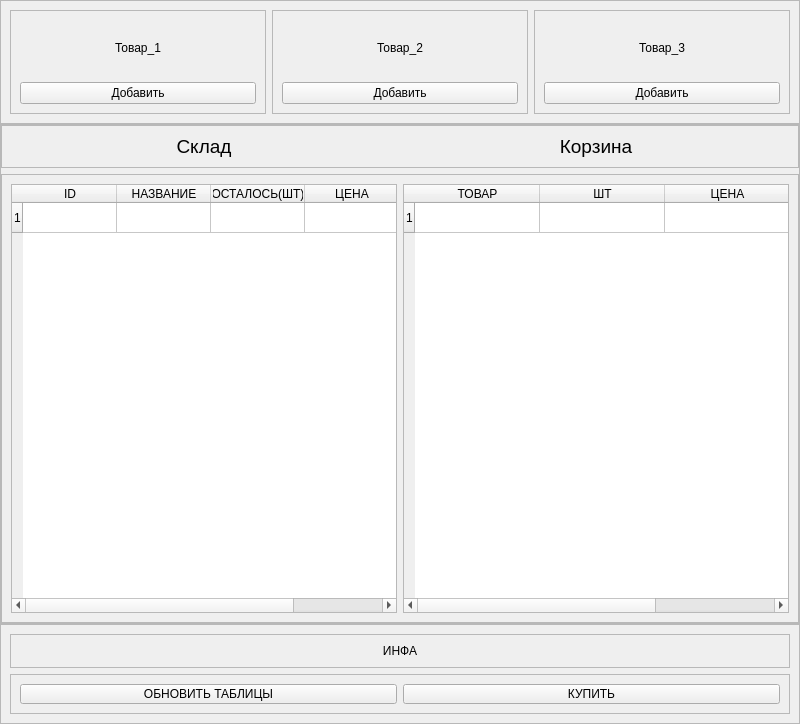
<?xml version="1.0" encoding="UTF-8"?>
<ui version="4.0">
 <class>MainWindow</class>
 <widget class="QMainWindow" name="MainWindow">
  <property name="geometry">
   <rect>
    <x>0</x>
    <y>0</y>
    <width>800</width>
    <height>724</height>
   </rect>
  </property>
  <property name="windowTitle">
   <string>MainWindow</string>
  </property>
  <widget class="QWidget" name="centralwidget">
   <layout class="QVBoxLayout" name="verticalLayout">
    <property name="spacing">
     <number>0</number>
    </property>
    <property name="leftMargin">
     <number>0</number>
    </property>
    <property name="topMargin">
     <number>0</number>
    </property>
    <property name="rightMargin">
     <number>0</number>
    </property>
    <property name="bottomMargin">
     <number>0</number>
    </property>
    <item>
     <widget class="QFrame" name="frame">
      <property name="maximumSize">
       <size>
        <width>16777215</width>
        <height>200</height>
       </size>
      </property>
      <property name="frameShape">
       <enum>QFrame::StyledPanel</enum>
      </property>
      <property name="frameShadow">
       <enum>QFrame::Raised</enum>
      </property>
      <layout class="QHBoxLayout" name="horizontalLayout">
       <item>
        <widget class="QFrame" name="frame_4">
         <property name="frameShape">
          <enum>QFrame::StyledPanel</enum>
         </property>
         <property name="frameShadow">
          <enum>QFrame::Raised</enum>
         </property>
         <layout class="QVBoxLayout" name="verticalLayout_2">
          <item>
           <widget class="QLabel" name="label">
            <property name="text">
             <string>Товар_1</string>
            </property>
            <property name="alignment">
             <set>Qt::AlignCenter</set>
            </property>
           </widget>
          </item>
          <item>
           <widget class="QPushButton" name="pushButton">
            <property name="text">
             <string>Добавить</string>
            </property>
           </widget>
          </item>
         </layout>
        </widget>
       </item>
       <item>
        <widget class="QFrame" name="frame_5">
         <property name="frameShape">
          <enum>QFrame::StyledPanel</enum>
         </property>
         <property name="frameShadow">
          <enum>QFrame::Raised</enum>
         </property>
         <layout class="QVBoxLayout" name="verticalLayout_3">
          <item>
           <widget class="QLabel" name="label_2">
            <property name="text">
             <string>Товар_2</string>
            </property>
            <property name="alignment">
             <set>Qt::AlignCenter</set>
            </property>
           </widget>
          </item>
          <item>
           <widget class="QPushButton" name="pushButton_2">
            <property name="text">
             <string>Добавить</string>
            </property>
           </widget>
          </item>
         </layout>
        </widget>
       </item>
       <item>
        <widget class="QFrame" name="frame_6">
         <property name="frameShape">
          <enum>QFrame::StyledPanel</enum>
         </property>
         <property name="frameShadow">
          <enum>QFrame::Raised</enum>
         </property>
         <layout class="QVBoxLayout" name="verticalLayout_4">
          <item>
           <widget class="QLabel" name="label_3">
            <property name="text">
             <string>Товар_3</string>
            </property>
            <property name="alignment">
             <set>Qt::AlignCenter</set>
            </property>
           </widget>
          </item>
          <item>
           <widget class="QPushButton" name="pushButton_3">
            <property name="text">
             <string>Добавить</string>
            </property>
           </widget>
          </item>
         </layout>
        </widget>
       </item>
      </layout>
     </widget>
    </item>
    <item>
     <widget class="QFrame" name="frame_2">
      <property name="maximumSize">
       <size>
        <width>16777215</width>
        <height>500</height>
       </size>
      </property>
      <property name="frameShape">
       <enum>QFrame::StyledPanel</enum>
      </property>
      <property name="frameShadow">
       <enum>QFrame::Raised</enum>
      </property>
      <layout class="QVBoxLayout" name="verticalLayout_5">
       <property name="leftMargin">
        <number>0</number>
       </property>
       <property name="topMargin">
        <number>0</number>
       </property>
       <property name="rightMargin">
        <number>0</number>
       </property>
       <property name="bottomMargin">
        <number>0</number>
       </property>
       <item>
        <widget class="QFrame" name="frame_7">
         <property name="maximumSize">
          <size>
           <width>16777215</width>
           <height>50</height>
          </size>
         </property>
         <property name="font">
          <font>
           <pointsize>14</pointsize>
          </font>
         </property>
         <property name="frameShape">
          <enum>QFrame::StyledPanel</enum>
         </property>
         <property name="frameShadow">
          <enum>QFrame::Raised</enum>
         </property>
         <layout class="QHBoxLayout" name="horizontalLayout_3">
          <item>
           <widget class="QLabel" name="label_4">
            <property name="text">
             <string>Склад</string>
            </property>
            <property name="alignment">
             <set>Qt::AlignCenter</set>
            </property>
           </widget>
          </item>
          <item>
           <widget class="QLabel" name="label_5">
            <property name="text">
             <string>Корзина</string>
            </property>
            <property name="alignment">
             <set>Qt::AlignCenter</set>
            </property>
           </widget>
          </item>
         </layout>
        </widget>
       </item>
       <item>
        <widget class="QFrame" name="frame_8">
         <property name="maximumSize">
          <size>
           <width>16777215</width>
           <height>500</height>
          </size>
         </property>
         <property name="frameShape">
          <enum>QFrame::StyledPanel</enum>
         </property>
         <property name="frameShadow">
          <enum>QFrame::Raised</enum>
         </property>
         <layout class="QHBoxLayout" name="horizontalLayout_4">
          <item>
           <widget class="QTableWidget" name="tableWidget">
            <property name="sortingEnabled">
             <bool>true</bool>
            </property>
            <property name="rowCount">
             <number>1</number>
            </property>
            <attribute name="horizontalHeaderCascadingSectionResizes">
             <bool>true</bool>
            </attribute>
            <attribute name="horizontalHeaderDefaultSectionSize">
             <number>94</number>
            </attribute>
            <attribute name="horizontalHeaderStretchLastSection">
             <bool>true</bool>
            </attribute>
            <attribute name="verticalHeaderCascadingSectionResizes">
             <bool>true</bool>
            </attribute>
            <row/>
            <column>
             <property name="text">
              <string>ID</string>
             </property>
            </column>
            <column>
             <property name="text">
              <string>НАЗВАНИЕ</string>
             </property>
            </column>
            <column>
             <property name="text">
              <string>ОСТАЛОСЬ(ШТ)</string>
             </property>
            </column>
            <column>
             <property name="text">
              <string>ЦЕНА</string>
             </property>
            </column>
           </widget>
          </item>
          <item>
           <widget class="QTableWidget" name="tableWidget_2">
            <property name="rowCount">
             <number>1</number>
            </property>
            <attribute name="horizontalHeaderCascadingSectionResizes">
             <bool>false</bool>
            </attribute>
            <attribute name="horizontalHeaderDefaultSectionSize">
             <number>125</number>
            </attribute>
            <attribute name="horizontalHeaderShowSortIndicator" stdset="0">
             <bool>true</bool>
            </attribute>
            <attribute name="horizontalHeaderStretchLastSection">
             <bool>true</bool>
            </attribute>
            <row/>
            <column>
             <property name="text">
              <string>ТОВАР</string>
             </property>
            </column>
            <column>
             <property name="text">
              <string>ШТ</string>
             </property>
            </column>
            <column>
             <property name="text">
              <string>ЦЕНА</string>
             </property>
            </column>
           </widget>
          </item>
         </layout>
        </widget>
       </item>
      </layout>
     </widget>
    </item>
    <item>
     <widget class="QFrame" name="frame_3">
      <property name="maximumSize">
       <size>
        <width>16777215</width>
        <height>100</height>
       </size>
      </property>
      <property name="frameShape">
       <enum>QFrame::StyledPanel</enum>
      </property>
      <property name="frameShadow">
       <enum>QFrame::Raised</enum>
      </property>
      <layout class="QVBoxLayout" name="verticalLayout_6">
       <item>
        <widget class="QFrame" name="frame_9">
         <property name="frameShape">
          <enum>QFrame::StyledPanel</enum>
         </property>
         <property name="frameShadow">
          <enum>QFrame::Raised</enum>
         </property>
         <layout class="QHBoxLayout" name="horizontalLayout_5">
          <item>
           <widget class="QLabel" name="label_6">
            <property name="text">
             <string>ИНФА</string>
            </property>
            <property name="alignment">
             <set>Qt::AlignCenter</set>
            </property>
           </widget>
          </item>
         </layout>
        </widget>
       </item>
       <item>
        <widget class="QFrame" name="frame_10">
         <property name="frameShape">
          <enum>QFrame::StyledPanel</enum>
         </property>
         <property name="frameShadow">
          <enum>QFrame::Raised</enum>
         </property>
         <layout class="QHBoxLayout" name="horizontalLayout_2">
          <item>
           <widget class="QPushButton" name="pushButton_4">
            <property name="text">
             <string>ОБНОВИТЬ ТАБЛИЦЫ</string>
            </property>
           </widget>
          </item>
          <item>
           <widget class="QPushButton" name="pushButton_5">
            <property name="text">
             <string>КУПИТЬ</string>
            </property>
           </widget>
          </item>
         </layout>
        </widget>
       </item>
      </layout>
     </widget>
    </item>
   </layout>
  </widget>
 </widget>
 <resources/>
 <connections/>
</ui>
